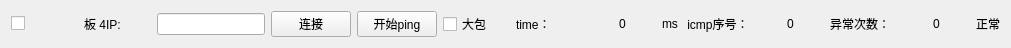
    <widget class="QWidget" name="horizontalLayoutWidget_4">
     <property name="geometry">
      <rect>
       <x>20</x>
       <y>150</y>
       <width>1011</width>
       <height>31</height>
      </rect>
     </property>
     <layout class="QHBoxLayout" name="horizontalLayout_4">
      <item>
       <widget class="QCheckBox" name="ip_enable_4">
        <property name="text">
         <string/>
        </property>
       </widget>
      </item>
      <item>
       <widget class="QLabel" name="label_14">
        <property name="text">
         <string>板 4IP:</string>
        </property>
       </widget>
      </item>
      <item>
       <widget class="QLineEdit" name="ip_Text_4">
        <property name="sizePolicy">
         <sizepolicy hsizetype="Fixed" vsizetype="Fixed">
          <horstretch>0</horstretch>
          <verstretch>0</verstretch>
         </sizepolicy>
        </property>
        <property name="alignment">
         <set>Qt::AlignCenter</set>
        </property>
       </widget>
      </item>
      <item>
       <widget class="QPushButton" name="m_pBtnConnect_4">
        <property name="text">
         <string>连接</string>
        </property>
       </widget>
      </item>
      <item>
       <widget class="QPushButton" name="pingButton_4">
        <property name="text">
         <string>开始ping</string>
        </property>
       </widget>
      </item>
      <item>
       <widget class="QCheckBox" name="bigpack_4">
        <property name="text">
         <string>大包</string>
        </property>
       </widget>
      </item>
      <item>
       <widget class="QLabel" name="label_15">
        <property name="text">
         <string>time：</string>
        </property>
       </widget>
      </item>
      <item>
       <widget class="QLabel" name="time_val_4">
        <property name="text">
         <string>0</string>
        </property>
        <property name="alignment">
         <set>Qt::AlignCenter</set>
        </property>
       </widget>
      </item>
      <item>
       <widget class="QLabel" name="label_16">
        <property name="sizePolicy">
         <sizepolicy hsizetype="Fixed" vsizetype="Preferred">
          <horstretch>0</horstretch>
          <verstretch>0</verstretch>
         </sizepolicy>
        </property>
        <property name="text">
         <string>ms</string>
        </property>
       </widget>
      </item>
      <item>
       <widget class="QLabel" name="label_17">
        <property name="text">
         <string> icmp序号：</string>
        </property>
       </widget>
      </item>
      <item>
       <widget class="QLabel" name="icmp_count_4">
        <property name="text">
         <string>0</string>
        </property>
        <property name="alignment">
         <set>Qt::AlignCenter</set>
        </property>
       </widget>
      </item>
      <item>
       <widget class="QLabel" name="error_text_4">
        <property name="text">
         <string>异常次数：</string>
        </property>
       </widget>
      </item>
      <item>
       <widget class="QLabel" name="error_count_4">
        <property name="text">
         <string>0</string>
        </property>
        <property name="alignment">
         <set>Qt::AlignCenter</set>
        </property>
       </widget>
      </item>
      <item>
       <widget class="QLabel" name="status_led_4">
        <property name="sizePolicy">
         <sizepolicy hsizetype="Fixed" vsizetype="Fixed">
          <horstretch>10</horstretch>
          <verstretch>10</verstretch>
         </sizepolicy>
        </property>
        <property name="text">
         <string>正常</string>
        </property>
       </widget>
      </item>
     </layout>
    </widget>
